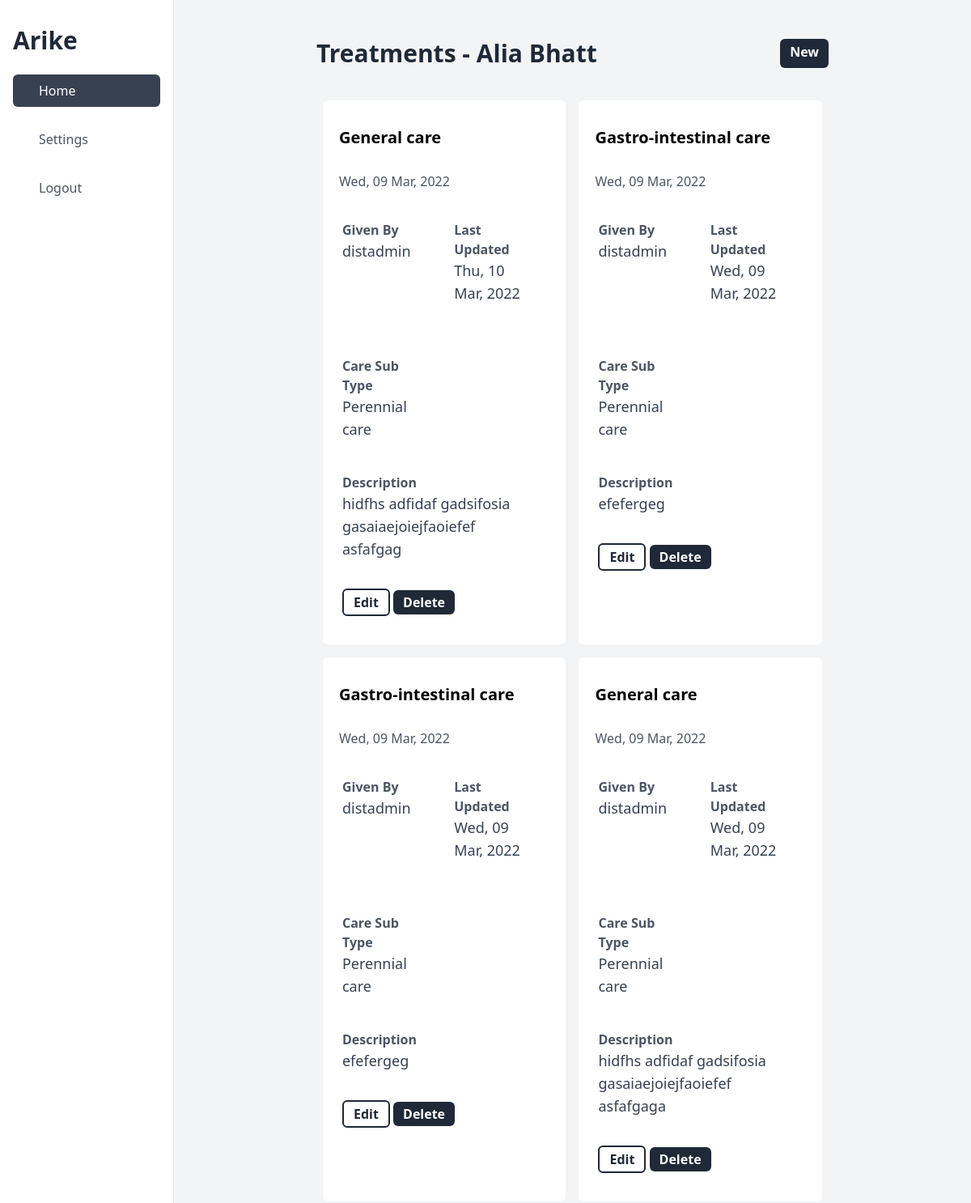
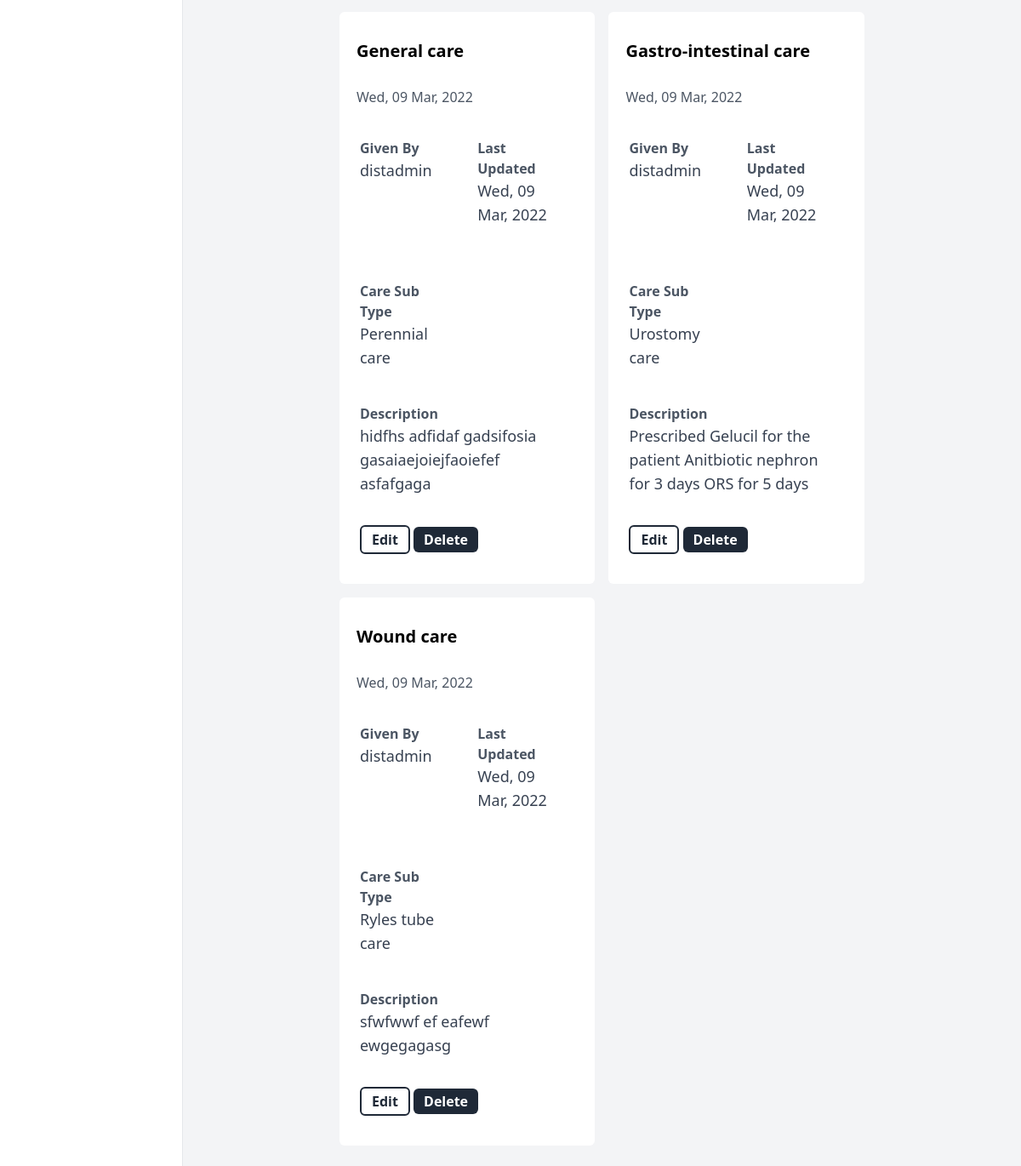
The app's page /list/treatment/2 with its own data (2 pictures, top to bottom).
### apps/models.py (models this page shows, shortened)
class Patient(models.Model):
    full_name = models.CharField(max_length=150)
    date_of_birth = models.DateField()
    address = models.TextField(default="")
    landmark = models.CharField(max_length=100)
    phone = models.CharField(max_length=14, validators=[phone_number_regex])
    gender = models.CharField(max_length=20, choices=GENDER_CHOICES)
    emergency_phone_number = models.CharField(
        max_length=14, validators=[phone_number_regex]
    )
    expired_time = models.DateTimeField(blank=True, null=True)
    ward = models.ForeignKey(Ward, on_delete=models.PROTECT)
    facility = models.ForeignKey(Facility, on_delete=models.PROTECT, null=True)
    nurse = models.ForeignKey(
        CustomUser, blank=False, on_delete=models.PROTECT, null=True
    )
    created_at = models.DateTimeField(auto_now_add=True)
    updated_at = models.DateTimeField(auto_now=True)
    deleted = models.BooleanField(default=False)

class Treatment(models.Model):
    description = models.TextField()
    care_type = models.CharField(choices=CARE_TYPE, max_length=150)
    care_sub_type = models.CharField(choices=CARE_SUB_TYPE, max_length=100)
    patient = models.ForeignKey(Patient, on_delete=models.PROTECT, null=True)
    created_at = models.DateTimeField(auto_now_add=True)
    updated_at = models.DateTimeField(auto_now=True)
    deleted = models.BooleanField(default=False)
    active = models.BooleanField(default=True, null=True)

class CustomUser(AbstractUser):
    full_name = models.CharField(max_length=150, blank=True)
    role = models.CharField(choices=USER_ROLES, max_length=20, blank=False)
    phone = models.CharField(max_length=14, validators=[phone_number_regex])
    is_verified = models.BooleanField(default=True)
    district = models.ForeignKey(
        District, on_delete=models.PROTECT, blank=True, null=True
    )
    facility = models.ForeignKey(
        Facility, on_delete=models.PROTECT, blank=True, null=True
    )
    created_at = models.DateTimeField(auto_now_add=True)
    updated_at = models.DateTimeField(auto_now=True)
    deleted = models.BooleanField(default=False)

### apps/views.py (the view)
# urls.py: path("list/treatment/<int:patient_id>", TreatmentListView.as_view()),
class TreatmentListView(ListView):
    model = Treatment
    template_name = "Treatment/list.html"
    context_object_name = "objects"
    def get_queryset(self):
        patient_id = self.kwargs["patient_id"]
        patient = Patient.objects.get(pk=patient_id)
        objects = Treatment.objects.filter(deleted=False, patient=patient).order_by(
            "-updated_at"
        )
        return objects
    def get_context_data(self, **kwargs):
        context = super().get_context_data(**kwargs)
        context["patient_id"] = self.kwargs["patient_id"]
        context["patient"] = Patient.objects.get(pk=self.kwargs["patient_id"]).full_name
        context["nurse"] = Patient.objects.get(pk=self.kwargs["patient_id"]).nurse
        return context

### templates/Treatment/list.html
{% extends "base_dashboard.html" %}
{% block content %}
    <div class="flex justify-between  my-8">
        <h1 class="text-3xl font-bold text-gray-800">Treatments - {{ patient }}</h1>
        <a class="bg-gray-800 text-white font-bold text-1xl px-3 py-1 rounded-md text-center" href="/create/treatment/{{ patient_id }}">New</a>
    </div>
    <div class="grid grid-cols-2 ">
        {% for object in objects %}
        <div class="px-3 py-2 bg-white m-2 rounded-md ">
            <div class="flex my-6">
                <p class="font-semibold text-xl px-2">{{ object.care_type }}</p>
            </div>
            <div class="text-gray-600 px-2 py-1">
            {{ object.created_at | date:"D, d M, Y"}}
            </div>
            <div class="grid grid-cols-2 ">
                <div class="pr-12 pl-3 py-2 mr-8 my-6">
                    <p class="text-gray-600 font-bold text-md">Given By</p>
                    <p class="text-gray-700 font-regular text-lg">{{ nurse }}</p>
                </div>
                <div class="pr-12 pl-3 py-2 mr-8 my-6">
                    <p class="text-gray-600 font-bold text-md">Last Updated</p>
                    <p class="text-gray-700 font-regular text-lg">{{ object.updated_at | date:"D, d M, Y" }}</p>
                </div>
                <div class="pr-12 pl-3 py-2 mr-8 my-6">
                    <p class="text-gray-600 font-bold text-md">Care Sub Type</p>
                    <p class="text-gray-700 font-regular text-lg">{{ object.care_sub_type}}</p>
                </div>
            </div>
            <div class="pr-12 pl-3 py-2 mr-8 my-3">
                <p class="text-gray-600 font-bold text-md">Description</p>
                <p class="text-gray-700 font-regular text-lg">{{ object.description }}</p>
            </div>
            <div class="pr-12 pl-3 py-2 mr-8 my-6">
                <a class="bg-white text-gray-800 font-bold text-1xl px-3 py-1 rounded-md text-center border-2 border-gray-800" href="/update/treatment/{{ object.id }}">Edit</a>
                <a class="bg-gray-800 text-white font-bold text-1xl px-3 py-1 rounded-md text-center" href="/delete/treatment/{{ object.id }}">Delete</a>
            </div>
        </div>
        {% endfor %}
    </div>
{% endblock content %}

### records on screen
Patient: full_name "Alia Bhatt"
Treatment: care_type "General care", created_at "Wed, 09 Mar, 2022", updated_at "Thu, 10 Mar, 2022", care_sub_type "Perennial care", description "hidfhs adfidaf gadsifosia gasaiaejoiejfaoiefef asfafgag"
CustomUser: username "distadmin"
Treatment: care_type "Gastro-intestinal care", created_at "Wed, 09 Mar, 2022", updated_at "Wed, 09 Mar, 2022", care_sub_type "Perennial care", description "efefergeg"
Treatment: care_type "Gastro-intestinal care", created_at "Wed, 09 Mar, 2022", updated_at "Wed, 09 Mar, 2022", care_sub_type "Perennial care", description "efefergeg"
Treatment: care_type "General care", created_at "Wed, 09 Mar, 2022", updated_at "Wed, 09 Mar, 2022", care_sub_type "Perennial care", description "hidfhs adfidaf gadsifosia gasaiaejoiejfaoiefef asfafgaga"
Treatment: care_type "General care", created_at "Wed, 09 Mar, 2022", updated_at "Wed, 09 Mar, 2022", care_sub_type "Perennial care", description "hidfhs adfidaf gadsifosia gasaiaejoiejfaoiefef asfafgaga"
Treatment: care_type "Gastro-intestinal care", created_at "Wed, 09 Mar, 2022", updated_at "Wed, 09 Mar, 2022", care_sub_type "Urostomy care", description "Prescribed Gelucil for the patient Anitbiotic nephron for 3 days ORS for 5 days"
Treatment: care_type "Wound care", created_at "Wed, 09 Mar, 2022", updated_at "Wed, 09 Mar, 2022", care_sub_type "Ryles tube care", description "sfwfwwf ef eafewf ewgegagasg"
